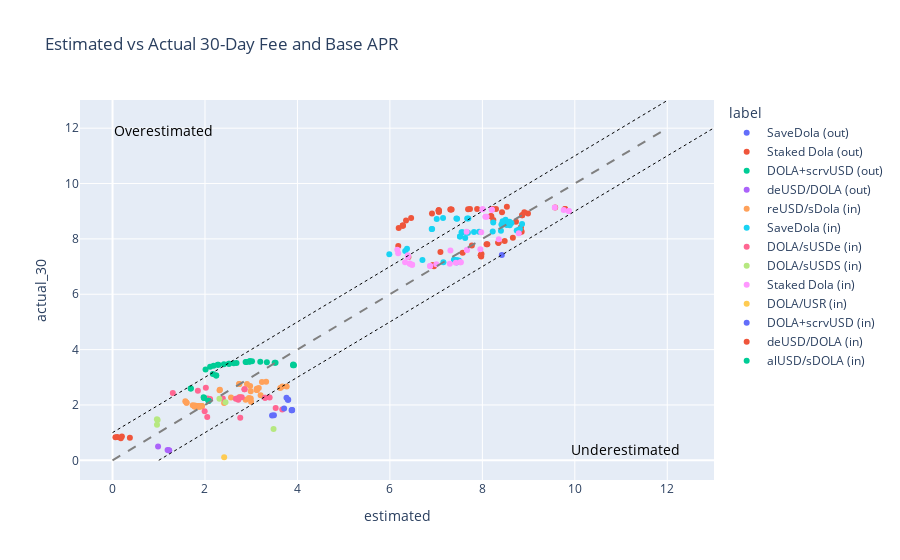
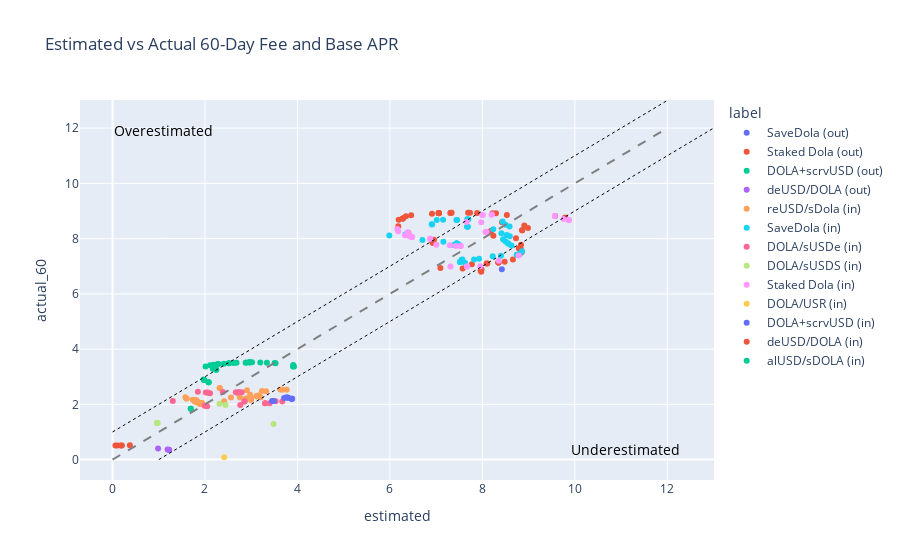
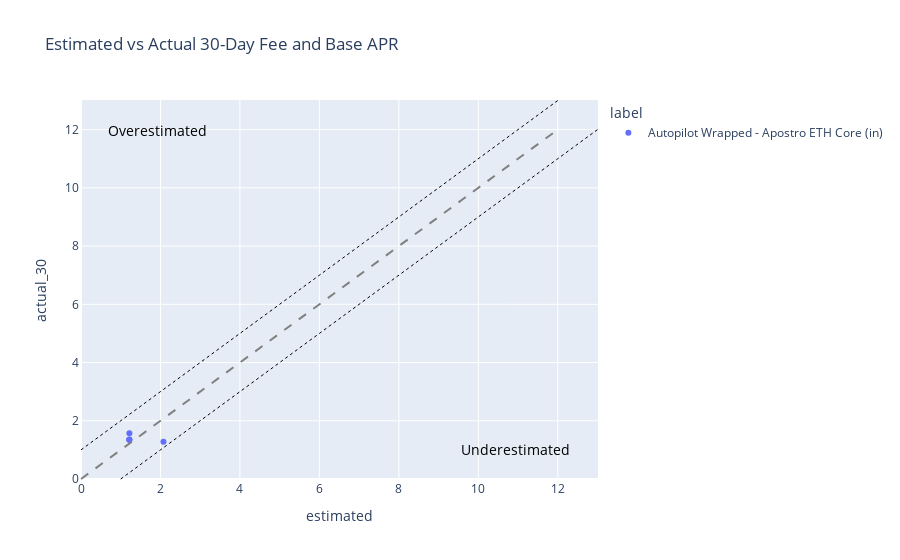
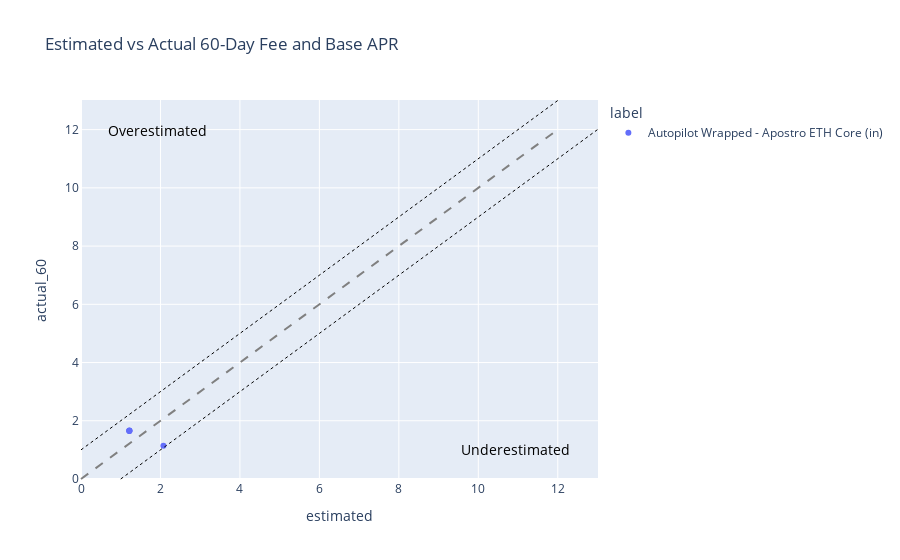

Notebook code for these charts, in order:
### Code cell
def add_diagonal_line(fig, start=0, end=12):
    """Add a diagonal x=y reference line to a plotly figure"""
    fig.add_shape(
        type="line",
        x0=start, y0=start,
        x1=end, y1=end,
        line=dict(dash="dash", color="gray", width=2),
    )
    return fig


def add_estimation_labels(fig):
    """Add 'Overestimated' and 'Underestimated' labels to a scatter plot"""
    fig.add_annotation(
        x=0.95, y=0.05, 
        xref='paper', yref='paper',
        text='Underestimated', 
        showarrow=False,
        font=dict(size=14, color='black'), 
        align='right'
    )
    fig.add_annotation(
        x=0.05, y=0.95, 
        xref='paper', yref='paper',
        text='Overestimated', 
        showarrow=False,
        font=dict(size=14, color='black'), 
        align='left'
    )
    # Add ±1% bound lines (y = x ± 1)
    fig.add_shape(
        type="line",
        x0=0, y0=1,
        x1=12, y1=13,
        line=dict(dash="dot", color="black", width=1),
    )
    fig.add_shape(
        type="line",
        x0=1, y0=0,
        x1=13, y1=12,
        line=dict(dash="dot", color="black", width=1),
    )
    return fig

def add_helpers(fig):
    fig = add_diagonal_line(fig)
    fig = add_estimation_labels(fig)
    return fig

for autopool in df['autopool'].unique():

    long_df = build_descriptive_stats_df(df, autopool_name=autopool)
    print(f'Autopool: {autopool}, Data points: {len(long_df)}')
    if len(long_df) == 0:
        continue

    fig = px.scatter(long_df, x='estimated', y='actual_30', color='label', title='Estimated vs Actual 30-Day Fee and Base APR')
    fig = add_helpers(fig)
    fig.show()

    fig = px.scatter(long_df, x='estimated', y='actual_60', color='label', title='Estimated vs Actual 60-Day Fee and Base APR')
    fig = add_helpers(fig)
    fig.show()

### Figure 1 — Plotly figure (JSON) as saved in the notebook; plotly's stock layout.template omitted (floating-point values rounded to 4 significant figures)
{"data": [{"hovertemplate": "label=SaveDola (out)<br>estimated=%{x}<br>actual_30=%{y}<extra></extra>", "legendgroup": "SaveDola (out)", "marker": {"color": "#636efa", "symbol": "circle"}, "mode": "markers", "name": "SaveDola (out)", "orientation": "v", "showlegend": true, "type": "scatter", "x": [8.421], "xaxis": "x", "y": [7.415], "yaxis": "y"}, {"hovertemplate": "label=Staked Dola (out)<br>estimated=%{x}<br>actual_30=%{y}<extra></extra>", "legendgroup": "Staked Dola (out)", "marker": {"color": "#EF553B", "symbol": "circle"}, "mode": "markers", "name": "Staked Dola (out)", "orientation": "v", "showlegend": true, "type": "scatter", "x": [7.975, 7.969, 7.967, 7.965, 7.982, 7.574, 7.093, 7.773, 8.091, 8.108, 8.347, 8.347, 8.348, 8.483, 8.66, 8.806, 8.851, 8.827, 8.827, 8.788, 8.836, 8.727, 8.238, 8.179, 8.187, 8.194, 8.86, 8.861, 8.987, 8.908, 8.425, 9.791, 9.787, 9.575, 8.53, 8.295, 8.219, 7.886, 7.732, 7.691, 7.335, 7.317, 7.307, 7.056, 7.056, 7.058, 7.06, 7.057, 6.91, 6.459, 6.349, 6.277, 6.28, 6.281, 6.19, 6.181, 6.4, 6.954, 6.926, 6.925], "xaxis": "x", "y": [7.364, 7.406, 7.408, 7.41, 7.455, 7.501, 7.53, 7.762, 7.803, 7.805, 7.86, 7.862, 7.865, 7.928, 8.039, 8.231, 8.256, 8.295, 8.33, 8.334, 8.427, 8.621, 8.683, 8.82, 8.821, 8.822, 8.852, 8.854, 8.916, 8.959, 8.959, 9.08, 9.081, 9.135, 9.159, 9.082, 9.083, 9.084, 9.08, 9.074, 9.063, 9.062, 9.061, 9.032, 9.031, 9.029, 8.983, 8.978, 8.915, 8.753, 8.661, 8.485, 8.481, 8.477, 8.393, 7.747, 7.346, 7.015, 7.043, 7.044], "yaxis": "y"}, {"hovertemplate": "label=DOLA+scrvUSD (out)<br>estimated=%{x}<br>actual_30=%{y}<extra></extra>", "legendgroup": "DOLA+scrvUSD (out)", "marker": {"color": "#00cc96", "symbol": "circle"}, "mode": "markers", "name": "DOLA+scrvUSD (out)", "orientation": "v", "showlegend": true, "type": "scatter", "x": [1.693, 1.692], "xaxis": "x", "y": [2.597, 2.596], "yaxis": "y"}, {"hovertemplate": "label=deUSD/DOLA (out)<br>estimated=%{x}<br>actual_30=%{y}<extra></extra>", "legendgroup": "deUSD/DOLA (out)", "marker": {"color": "#ab63fa", "symbol": "circle"}, "mode": "markers", "name": "deUSD/DOLA (out)", "orientation": "v", "showlegend": true, "type": "scatter", "x": [1.227, 1.22, 1.191, 0.9854], "xaxis": "x", "y": [0.3582, 0.3597, 0.3769, 0.5008], "yaxis": "y"}, {"hovertemplate": "label=reUSD/sDola (in)<br>estimated=%{x}<br>actual_30=%{y}<extra></extra>", "legendgroup": "reUSD/sDola (in)", "marker": {"color": "#FFA15A", "symbol": "circle"}, "mode": "markers", "name": "reUSD/sDola (in)", "orientation": "v", "showlegend": true, "type": "scatter", "x": [2.414, 2.997, 2.881, 2.991, 2.95, 2.563, 2.757, 3.204, 2.989, 3.125, 3.119, 3.12, 3.163, 2.977, 2.743, 2.739, 3.323, 3.232, 2.908, 3.674, 3.768, 3.63, 2.322, 2.315, 1.574, 1.603, 1.6, 1.735, 1.782, 1.81, 1.815, 1.787, 1.773, 1.787, 1.83, 1.831, 1.852, 1.872, 1.864, 1.862, 1.87, 1.89, 1.891, 1.892, 1.934, 1.93, 1.927, 1.908, 1.908, 1.908, 1.909, 1.909, 1.909, 1.905, 1.911, 1.903, 1.891], "xaxis": "x", "y": [2.067, 2.12, 2.19, 2.231, 2.255, 2.273, 2.289, 2.349, 2.497, 2.54, 2.544, 2.585, 2.61, 2.687, 2.753, 2.756, 2.834, 2.832, 2.754, 2.663, 2.663, 2.615, 2.549, 2.532, 2.137, 2.077, 2.076, 1.993, 1.98, 1.966, 1.953, 1.948, 1.949, 1.946, 1.945, 1.945, 1.949, 1.951, 1.955, 1.955, 1.955, 1.957, 1.957, 1.957, 1.959, 1.957, 1.958, 1.963, 1.96, 1.961, 1.962, 1.963, 1.965, 1.966, 1.957, 1.953, 1.947], "yaxis": "y"}, {"hovertemplate": "label=SaveDola (in)<br>estimated=%{x}<br>actual_30=%{y}<extra></extra>", "legendgroup": "SaveDola (in)", "marker": {"color": "#19d3f3", "symbol": "circle"}, "mode": "markers", "name": "SaveDola (in)", "orientation": "v", "showlegend": true, "type": "scatter", "x": [7.629, 7.516, 7.517, 7.55, 7.568, 7.82, 7.93, 8.224, 8.402, 8.743, 8.812, 8.859, 8.629, 8.563, 8.556, 8.503, 8.457, 8.45, 8.594, 8.528, 8.412, 8.235, 8.589, 8.502, 8.439, 7.697, 7.672, 7.454, 7.438, 7.149, 7.013, 6.904, 6.913, 7.667, 7.688, 6.37, 6.331, 5.987, 6.704, 7.157, 7.448, 7.443, 7.442, 7.472, 7.495, 7.467, 7.462, 7.49, 7.448, 7.412, 7.384], "xaxis": "x", "y": [8.028, 8.085, 8.088, 8.238, 8.24, 8.253, 8.26, 8.27, 8.298, 8.307, 8.355, 8.54, 8.576, 8.563, 8.564, 8.556, 8.53, 8.531, 8.497, 8.504, 8.52, 8.593, 8.616, 8.693, 8.639, 8.737, 8.74, 8.73, 8.733, 8.753, 8.715, 8.36, 8.357, 8.229, 8.226, 7.646, 7.565, 7.447, 7.234, 7.155, 7.156, 7.157, 7.158, 7.195, 7.204, 7.211, 7.214, 7.216, 7.231, 7.24, 7.247], "yaxis": "y"}, {"hovertemplate": "label=DOLA/sUSDe (in)<br>estimated=%{x}<br>actual_30=%{y}<extra></extra>", "legendgroup": "DOLA/sUSDe (in)", "marker": {"color": "#FF6692", "symbol": "circle"}, "mode": "markers", "name": "DOLA/sUSDe (in)", "orientation": "v", "showlegend": true, "type": "scatter", "x": [1.303, 1.993, 2.048, 2.763, 3.671, 3.529, 3.299, 3.299, 3.399, 2.856, 2.855, 2.018, 1.846, 2.386, 2.057, 2.11, 2.721, 2.667, 2.734, 2.795], "xaxis": "x", "y": [2.431, 1.772, 1.562, 1.536, 1.831, 1.892, 2.261, 2.262, 2.267, 2.567, 2.568, 2.623, 2.517, 2.236, 2.231, 2.218, 2.189, 2.22, 2.268, 2.275], "yaxis": "y"}, {"hovertemplate": "label=DOLA/sUSDS (in)<br>estimated=%{x}<br>actual_30=%{y}<extra></extra>", "legendgroup": "DOLA/sUSDS (in)", "marker": {"color": "#B6E880", "symbol": "circle"}, "mode": "markers", "name": "DOLA/sUSDS (in)", "orientation": "v", "showlegend": true, "type": "scatter", "x": [0.96, 0.9758, 0.9615, 3.483, 2.443, 2.313], "xaxis": "x", "y": [1.484, 1.458, 1.286, 1.127, 2.098, 2.222], "yaxis": "y"}, {"hovertemplate": "label=Staked Dola (in)<br>estimated=%{x}<br>actual_30=%{y}<extra></extra>", "legendgroup": "Staked Dola (in)", "marker": {"color": "#FF97FF", "symbol": "circle"}, "mode": "markers", "name": "Staked Dola (in)", "orientation": "v", "showlegend": true, "type": "scatter", "x": [7.309, 7.665, 7.67, 7.957, 8.356, 8.787, 8.065, 8.092, 9.87, 9.871, 9.759, 9.567, 8.002, 8.009, 8.201, 8.207, 7.66, 7.976, 6.16, 6.179, 6.387, 6.389, 6.327, 6.427, 6.432, 6.478, 6.482, 6.868, 6.873, 7.004, 7.296, 7.425, 7.523, 7.536], "xaxis": "x", "y": [7.578, 7.595, 7.596, 7.628, 7.989, 8.207, 8.802, 8.802, 9.006, 9.009, 9.046, 9.136, 9.071, 9.07, 9.056, 9.055, 8.255, 8.243, 7.609, 7.478, 7.409, 7.343, 7.157, 7.108, 7.106, 7.063, 7.062, 7.021, 7.021, 7.082, 7.098, 7.141, 7.156, 7.159], "yaxis": "y"}, {"hovertemplate": "label=DOLA/USR (in)<br>estimated=%{x}<br>actual_30=%{y}<extra></extra>", "legendgroup": "DOLA/USR (in)", "marker": {"color": "#FECB52", "symbol": "circle"}, "mode": "markers", "name": "DOLA/USR (in)", "orientation": "v", "showlegend": true, "type": "scatter", "x": [2.415], "xaxis": "x", "y": [0.1105], "yaxis": "y"}, {"hovertemplate": "label=DOLA+scrvUSD (in)<br>estimated=%{x}<br>actual_30=%{y}<extra></extra>", "legendgroup": "DOLA+scrvUSD (in)", "marker": {"color": "#636efa", "symbol": "circle"}, "mode": "markers", "name": "DOLA+scrvUSD (in)", "orientation": "v", "showlegend": true, "type": "scatter", "x": [3.451, 3.491, 3.873, 3.882, 3.886, 3.712, 3.801, 3.794, 3.763], "xaxis": "x", "y": [1.623, 1.625, 1.809, 1.811, 1.814, 1.874, 2.188, 2.191, 2.256], "yaxis": "y"}, {"hovertemplate": "label=deUSD/DOLA (in)<br>estimated=%{x}<br>actual_30=%{y}<extra></extra>", "legendgroup": "deUSD/DOLA (in)", "marker": {"color": "#EF553B", "symbol": "circle"}, "mode": "markers", "name": "deUSD/DOLA (in)", "orientation": "v", "showlegend": true, "type": "scatter", "x": [0.3753, 0.2028, 0.1035, 0.0632, 0.1786], "xaxis": "x", "y": [0.8135, 0.8602, 0.8388, 0.8354, 0.7927], "yaxis": "y"}, {"hovertemplate": "label=alUSD/sDOLA (in)<br>estimated=%{x}<br>actual_30=%{y}<extra></extra>", "legendgroup": "alUSD/sDOLA (in)", "marker": {"color": "#00cc96", "symbol": "circle"}, "mode": "markers", "name": "alUSD/sDOLA (in)", "orientation": "v", "showlegend": true, "type": "scatter", "x": [3.904, 3.925, 3.909, 3.527, 3.507, 3.338, 3.196, 3.017, 2.968, 2.968, 2.961, 2.897, 2.879, 2.682, 2.622, 2.52, 2.516, 2.409, 2.291, 2.274, 2.185, 2.111, 2.013, 2.169, 2.244, 2.241, 1.971, 1.98, 1.981, 2.076, 2.077, 2.078], "xaxis": "x", "y": [3.435, 3.438, 3.459, 3.521, 3.524, 3.544, 3.561, 3.579, 3.575, 3.576, 3.557, 3.554, 3.555, 3.518, 3.504, 3.489, 3.49, 3.471, 3.452, 3.453, 3.418, 3.378, 3.279, 3.117, 3.066, 3.066, 2.282, 2.255, 2.254, 2.149, 2.147, 2.147], "yaxis": "y"}], "layout": {"annotations": [{"align": "right", "font": {"color": "black", "size": 14}, "showarrow": false, "text": "Underestimated", "x": 0.95, "xref": "paper", "y": 0.05, "yref": "paper"}, {"align": "left", "font": {"color": "black", "size": 14}, "showarrow": false, "text": "Overestimated", "x": 0.05, "xref": "paper", "y": 0.95, "yref": "paper"}], "legend": {"title": {"text": "label"}, "tracegroupgap": 0}, "shapes": [{"line": {"color": "gray", "dash": "dash", "width": 2}, "type": "line", "x0": 0, "x1": 12, "y0": 0, "y1": 12}, {"line": {"color": "black", "dash": "dot", "width": 1}, "type": "line", "x0": 0, "x1": 12, "y0": 1, "y1": 13}, {"line": {"color": "black", "dash": "dot", "width": 1}, "type": "line", "x0": 1, "x1": 13, "y0": 0, "y1": 12}], "title": {"text": "Estimated vs Actual 30-Day Fee and Base APR"}, "xaxis": {"anchor": "y", "domain": [0, 1], "title": {"text": "estimated"}}, "yaxis": {"anchor": "x", "domain": [0, 1], "title": {"text": "actual_30"}}}}

### Figure 2 — Plotly figure (JSON) as saved in the notebook; plotly's stock layout.template omitted (floating-point values rounded to 4 significant figures)
{"data": [{"hovertemplate": "label=SaveDola (out)<br>estimated=%{x}<br>actual_60=%{y}<extra></extra>", "legendgroup": "SaveDola (out)", "marker": {"color": "#636efa", "symbol": "circle"}, "mode": "markers", "name": "SaveDola (out)", "orientation": "v", "showlegend": true, "type": "scatter", "x": [8.421], "xaxis": "x", "y": [6.896], "yaxis": "y"}, {"hovertemplate": "label=Staked Dola (out)<br>estimated=%{x}<br>actual_60=%{y}<extra></extra>", "legendgroup": "Staked Dola (out)", "marker": {"color": "#EF553B", "symbol": "circle"}, "mode": "markers", "name": "Staked Dola (out)", "orientation": "v", "showlegend": true, "type": "scatter", "x": [7.975, 7.969, 7.967, 7.965, 7.982, 7.574, 7.093, 7.773, 8.091, 8.108, 8.347, 8.347, 8.348, 8.483, 8.66, 8.806, 8.851, 8.827, 8.827, 8.788, 8.836, 8.727, 8.238, 8.179, 8.187, 8.194, 8.86, 8.861, 8.987, 8.908, 8.425, 9.791, 9.787, 9.575, 8.53, 8.295, 8.219, 7.886, 7.732, 7.691, 7.335, 7.317, 7.307, 7.056, 7.056, 7.058, 7.06, 7.057, 6.91, 6.459, 6.349, 6.277, 6.28, 6.281, 6.19, 6.181, 6.4, 6.954, 6.926, 6.925], "xaxis": "x", "y": [6.8, 6.841, 6.843, 6.845, 6.884, 6.918, 6.938, 7.07, 7.095, 7.096, 7.132, 7.134, 7.135, 7.165, 7.241, 7.444, 7.51, 7.585, 7.649, 7.655, 7.776, 8.012, 8.107, 8.269, 8.27, 8.272, 8.305, 8.307, 8.388, 8.474, 8.594, 8.753, 8.755, 8.821, 8.853, 8.916, 8.917, 8.93, 8.938, 8.939, 8.933, 8.932, 8.932, 8.926, 8.926, 8.926, 8.918, 8.918, 8.903, 8.846, 8.81, 8.732, 8.731, 8.729, 8.684, 8.45, 8.201, 7.962, 7.852, 7.85], "yaxis": "y"}, {"hovertemplate": "label=DOLA+scrvUSD (out)<br>estimated=%{x}<br>actual_60=%{y}<extra></extra>", "legendgroup": "DOLA+scrvUSD (out)", "marker": {"color": "#00cc96", "symbol": "circle"}, "mode": "markers", "name": "DOLA+scrvUSD (out)", "orientation": "v", "showlegend": true, "type": "scatter", "x": [1.693, 1.692], "xaxis": "x", "y": [1.845, 1.844], "yaxis": "y"}, {"hovertemplate": "label=deUSD/DOLA (out)<br>estimated=%{x}<br>actual_60=%{y}<extra></extra>", "legendgroup": "deUSD/DOLA (out)", "marker": {"color": "#ab63fa", "symbol": "circle"}, "mode": "markers", "name": "deUSD/DOLA (out)", "orientation": "v", "showlegend": true, "type": "scatter", "x": [1.227, 1.22, 1.191, 0.9854], "xaxis": "x", "y": [0.3521, 0.3528, 0.3637, 0.4048], "yaxis": "y"}, {"hovertemplate": "label=reUSD/sDola (in)<br>estimated=%{x}<br>actual_60=%{y}<extra></extra>", "legendgroup": "reUSD/sDola (in)", "marker": {"color": "#FFA15A", "symbol": "circle"}, "mode": "markers", "name": "reUSD/sDola (in)", "orientation": "v", "showlegend": true, "type": "scatter", "x": [2.414, 2.997, 2.881, 2.991, 2.95, 2.563, 2.757, 3.204, 2.989, 3.125, 3.119, 3.12, 3.163, 2.977, 2.743, 2.739, 3.323, 3.232, 2.908, 3.674, 3.768, 3.63, 2.322, 2.315, 1.574, 1.603, 1.6, 1.735, 1.782, 1.81, 1.815, 1.787, 1.773, 1.787, 1.83, 1.831, 1.852, 1.872, 1.864, 1.862, 1.87, 1.89, 1.891, 1.892, 1.934, 1.93, 1.927, 1.908, 1.908, 1.908, 1.909, 1.909, 1.909, 1.905, 1.911, 1.903, 1.891], "xaxis": "x", "y": [2.116, 2.154, 2.212, 2.226, 2.237, 2.245, 2.246, 2.259, 2.272, 2.293, 2.295, 2.31, 2.321, 2.35, 2.364, 2.365, 2.477, 2.489, 2.511, 2.528, 2.53, 2.54, 2.583, 2.589, 2.261, 2.209, 2.209, 2.163, 2.155, 2.146, 2.138, 2.121, 2.111, 2.099, 2.088, 2.087, 2.064, 2.057, 2.059, 2.058, 2.055, 2.051, 2.051, 2.051, 2.048, 2.046, 2.045, 2.045, 2.045, 2.045, 2.043, 2.042, 2.04, 2.039, 2.03, 2.025, 2.017], "yaxis": "y"}, {"hovertemplate": "label=SaveDola (in)<br>estimated=%{x}<br>actual_60=%{y}<extra></extra>", "legendgroup": "SaveDola (in)", "marker": {"color": "#19d3f3", "symbol": "circle"}, "mode": "markers", "name": "SaveDola (in)", "orientation": "v", "showlegend": true, "type": "scatter", "x": [7.629, 7.516, 7.517, 7.55, 7.568, 7.82, 7.93, 8.224, 8.402, 8.743, 8.812, 8.859, 8.629, 8.563, 8.556, 8.503, 8.457, 8.45, 8.594, 8.528, 8.412, 8.235, 8.589, 8.502, 8.439, 7.697, 7.672, 7.454, 7.438, 7.149, 7.013, 6.904, 6.913, 7.667, 7.688, 6.37, 6.331, 5.987, 6.704, 7.157, 7.448, 7.443, 7.442, 7.472, 7.495, 7.467, 7.462, 7.49, 7.448, 7.412, 7.384], "xaxis": "x", "y": [7.12, 7.156, 7.158, 7.239, 7.24, 7.246, 7.272, 7.359, 7.384, 7.415, 7.454, 7.545, 7.753, 7.822, 7.826, 7.899, 7.967, 7.973, 8.084, 8.134, 8.196, 8.34, 8.44, 8.5, 8.616, 8.702, 8.704, 8.673, 8.674, 8.685, 8.672, 8.517, 8.515, 8.434, 8.432, 8.169, 8.151, 8.11, 7.947, 7.887, 7.824, 7.823, 7.823, 7.791, 7.777, 7.777, 7.775, 7.773, 7.771, 7.772, 7.771], "yaxis": "y"}, {"hovertemplate": "label=DOLA/sUSDe (in)<br>estimated=%{x}<br>actual_60=%{y}<extra></extra>", "legendgroup": "DOLA/sUSDe (in)", "marker": {"color": "#FF6692", "symbol": "circle"}, "mode": "markers", "name": "DOLA/sUSDe (in)", "orientation": "v", "showlegend": true, "type": "scatter", "x": [1.303, 1.993, 2.048, 2.763, 3.671, 3.529, 3.299, 3.299, 3.399, 2.856, 2.855, 2.018, 1.846, 2.386, 2.057, 2.11, 2.721, 2.667, 2.734, 2.795], "xaxis": "x", "y": [2.126, 1.951, 1.929, 1.977, 2.103, 2.111, 2.037, 2.037, 2.037, 2.107, 2.107, 2.431, 2.456, 2.449, 2.429, 2.405, 2.433, 2.436, 2.435, 2.435], "yaxis": "y"}, {"hovertemplate": "label=DOLA/sUSDS (in)<br>estimated=%{x}<br>actual_60=%{y}<extra></extra>", "legendgroup": "DOLA/sUSDS (in)", "marker": {"color": "#B6E880", "symbol": "circle"}, "mode": "markers", "name": "DOLA/sUSDS (in)", "orientation": "v", "showlegend": true, "type": "scatter", "x": [0.96, 0.9758, 0.9615, 3.483, 2.443, 2.313], "xaxis": "x", "y": [1.33, 1.33, 1.314, 1.292, 1.976, 2.023], "yaxis": "y"}, {"hovertemplate": "label=Staked Dola (in)<br>estimated=%{x}<br>actual_60=%{y}<extra></extra>", "legendgroup": "Staked Dola (in)", "marker": {"color": "#FF97FF", "symbol": "circle"}, "mode": "markers", "name": "Staked Dola (in)", "orientation": "v", "showlegend": true, "type": "scatter", "x": [7.309, 7.665, 7.67, 7.957, 8.356, 8.787, 8.065, 8.092, 9.87, 9.871, 9.759, 9.567, 8.002, 8.009, 8.201, 8.207, 7.66, 7.976, 6.16, 6.179, 6.387, 6.389, 6.327, 6.427, 6.432, 6.478, 6.482, 6.868, 6.873, 7.004, 7.296, 7.425, 7.523, 7.536], "xaxis": "x", "y": [6.988, 6.992, 6.993, 6.999, 7.203, 7.388, 8.24, 8.242, 8.669, 8.672, 8.711, 8.822, 8.856, 8.856, 8.868, 8.869, 8.606, 8.597, 8.347, 8.267, 8.229, 8.2, 8.114, 8.086, 8.085, 8.058, 8.057, 7.995, 7.994, 7.78, 7.762, 7.737, 7.73, 7.729], "yaxis": "y"}, {"hovertemplate": "label=DOLA/USR (in)<br>estimated=%{x}<br>actual_60=%{y}<extra></extra>", "legendgroup": "DOLA/USR (in)", "marker": {"color": "#FECB52", "symbol": "circle"}, "mode": "markers", "name": "DOLA/USR (in)", "orientation": "v", "showlegend": true, "type": "scatter", "x": [2.415], "xaxis": "x", "y": [0.0858], "yaxis": "y"}, {"hovertemplate": "label=DOLA+scrvUSD (in)<br>estimated=%{x}<br>actual_60=%{y}<extra></extra>", "legendgroup": "DOLA+scrvUSD (in)", "marker": {"color": "#636efa", "symbol": "circle"}, "mode": "markers", "name": "DOLA+scrvUSD (in)", "orientation": "v", "showlegend": true, "type": "scatter", "x": [3.451, 3.491, 3.873, 3.882, 3.886, 3.712, 3.801, 3.794, 3.763], "xaxis": "x", "y": [2.121, 2.123, 2.201, 2.202, 2.203, 2.227, 2.239, 2.24, 2.256], "yaxis": "y"}, {"hovertemplate": "label=deUSD/DOLA (in)<br>estimated=%{x}<br>actual_60=%{y}<extra></extra>", "legendgroup": "deUSD/DOLA (in)", "marker": {"color": "#EF553B", "symbol": "circle"}, "mode": "markers", "name": "deUSD/DOLA (in)", "orientation": "v", "showlegend": true, "type": "scatter", "x": [0.3753, 0.2028, 0.1035, 0.0632, 0.1786], "xaxis": "x", "y": [0.5213, 0.5103, 0.5103, 0.5113, 0.5118], "yaxis": "y"}, {"hovertemplate": "label=alUSD/sDOLA (in)<br>estimated=%{x}<br>actual_60=%{y}<extra></extra>", "legendgroup": "alUSD/sDOLA (in)", "marker": {"color": "#00cc96", "symbol": "circle"}, "mode": "markers", "name": "alUSD/sDOLA (in)", "orientation": "v", "showlegend": true, "type": "scatter", "x": [3.904, 3.925, 3.909, 3.527, 3.507, 3.338, 3.196, 3.017, 2.968, 2.968, 2.961, 2.897, 2.879, 2.682, 2.622, 2.52, 2.516, 2.409, 2.291, 2.274, 2.185, 2.111, 2.013, 2.169, 2.244, 2.241, 1.971, 1.98, 1.981, 2.076, 2.077, 2.078], "xaxis": "x", "y": [3.371, 3.374, 3.421, 3.493, 3.494, 3.505, 3.517, 3.529, 3.526, 3.526, 3.516, 3.512, 3.509, 3.507, 3.5, 3.49, 3.491, 3.473, 3.46, 3.46, 3.436, 3.417, 3.373, 3.289, 3.25, 3.25, 2.905, 2.885, 2.884, 2.799, 2.799, 2.798], "yaxis": "y"}], "layout": {"annotations": [{"align": "right", "font": {"color": "black", "size": 14}, "showarrow": false, "text": "Underestimated", "x": 0.95, "xref": "paper", "y": 0.05, "yref": "paper"}, {"align": "left", "font": {"color": "black", "size": 14}, "showarrow": false, "text": "Overestimated", "x": 0.05, "xref": "paper", "y": 0.95, "yref": "paper"}], "legend": {"title": {"text": "label"}, "tracegroupgap": 0}, "shapes": [{"line": {"color": "gray", "dash": "dash", "width": 2}, "type": "line", "x0": 0, "x1": 12, "y0": 0, "y1": 12}, {"line": {"color": "black", "dash": "dot", "width": 1}, "type": "line", "x0": 0, "x1": 12, "y0": 1, "y1": 13}, {"line": {"color": "black", "dash": "dot", "width": 1}, "type": "line", "x0": 1, "x1": 13, "y0": 0, "y1": 12}], "title": {"text": "Estimated vs Actual 60-Day Fee and Base APR"}, "xaxis": {"anchor": "y", "domain": [0, 1], "title": {"text": "estimated"}}, "yaxis": {"anchor": "x", "domain": [0, 1], "title": {"text": "actual_60"}}}}

### Figure 3 — Plotly figure (JSON) as saved in the notebook; plotly's stock layout.template omitted (floating-point values rounded to 4 significant figures)
{"data": [{"hovertemplate": "label=Autopilot Wrapped - Apostro ETH Core (in)<br>estimated=%{x}<br>actual_30=%{y}<extra></extra>", "legendgroup": "Autopilot Wrapped - Apostro ETH Core (in)", "marker": {"color": "#636efa", "symbol": "circle"}, "mode": "markers", "name": "Autopilot Wrapped - Apostro ETH Core (in)", "orientation": "v", "showlegend": true, "type": "scatter", "x": [2.074, 1.218, 1.217, 1.217, 1.217], "xaxis": "x", "y": [1.278, 1.571, 1.345, 1.35, 1.357], "yaxis": "y"}], "layout": {"annotations": [{"align": "right", "font": {"color": "black", "size": 14}, "showarrow": false, "text": "Underestimated", "x": 0.95, "xref": "paper", "y": 0.05, "yref": "paper"}, {"align": "left", "font": {"color": "black", "size": 14}, "showarrow": false, "text": "Overestimated", "x": 0.05, "xref": "paper", "y": 0.95, "yref": "paper"}], "legend": {"title": {"text": "label"}, "tracegroupgap": 0}, "shapes": [{"line": {"color": "gray", "dash": "dash", "width": 2}, "type": "line", "x0": 0, "x1": 12, "y0": 0, "y1": 12}, {"line": {"color": "black", "dash": "dot", "width": 1}, "type": "line", "x0": 0, "x1": 12, "y0": 1, "y1": 13}, {"line": {"color": "black", "dash": "dot", "width": 1}, "type": "line", "x0": 1, "x1": 13, "y0": 0, "y1": 12}], "title": {"text": "Estimated vs Actual 30-Day Fee and Base APR"}, "xaxis": {"anchor": "y", "domain": [0, 1], "title": {"text": "estimated"}}, "yaxis": {"anchor": "x", "domain": [0, 1], "title": {"text": "actual_30"}}}}

### Figure 4 — Plotly figure (JSON) as saved in the notebook; plotly's stock layout.template omitted (floating-point values rounded to 4 significant figures)
{"data": [{"hovertemplate": "label=Autopilot Wrapped - Apostro ETH Core (in)<br>estimated=%{x}<br>actual_60=%{y}<extra></extra>", "legendgroup": "Autopilot Wrapped - Apostro ETH Core (in)", "marker": {"color": "#636efa", "symbol": "circle"}, "mode": "markers", "name": "Autopilot Wrapped - Apostro ETH Core (in)", "orientation": "v", "showlegend": true, "type": "scatter", "x": [2.074, 1.218, 1.217, 1.217, 1.217], "xaxis": "x", "y": [1.145, 1.652, 1.659, 1.661, 1.664], "yaxis": "y"}], "layout": {"annotations": [{"align": "right", "font": {"color": "black", "size": 14}, "showarrow": false, "text": "Underestimated", "x": 0.95, "xref": "paper", "y": 0.05, "yref": "paper"}, {"align": "left", "font": {"color": "black", "size": 14}, "showarrow": false, "text": "Overestimated", "x": 0.05, "xref": "paper", "y": 0.95, "yref": "paper"}], "legend": {"title": {"text": "label"}, "tracegroupgap": 0}, "shapes": [{"line": {"color": "gray", "dash": "dash", "width": 2}, "type": "line", "x0": 0, "x1": 12, "y0": 0, "y1": 12}, {"line": {"color": "black", "dash": "dot", "width": 1}, "type": "line", "x0": 0, "x1": 12, "y0": 1, "y1": 13}, {"line": {"color": "black", "dash": "dot", "width": 1}, "type": "line", "x0": 1, "x1": 13, "y0": 0, "y1": 12}], "title": {"text": "Estimated vs Actual 60-Day Fee and Base APR"}, "xaxis": {"anchor": "y", "domain": [0, 1], "title": {"text": "estimated"}}, "yaxis": {"anchor": "x", "domain": [0, 1], "title": {"text": "actual_60"}}}}
